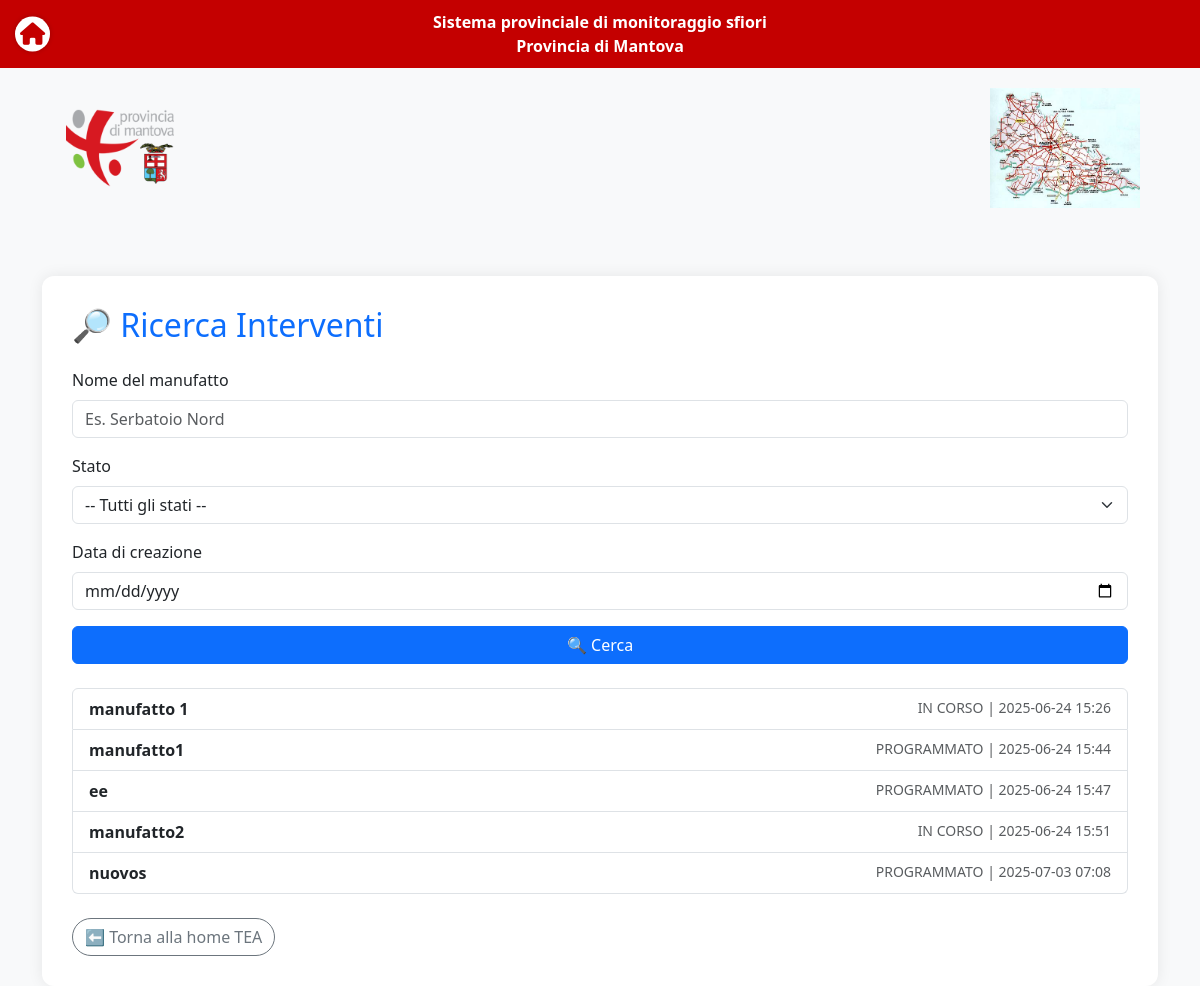
Before: /manufatti/ricerca/ (signed in) with the older database file.
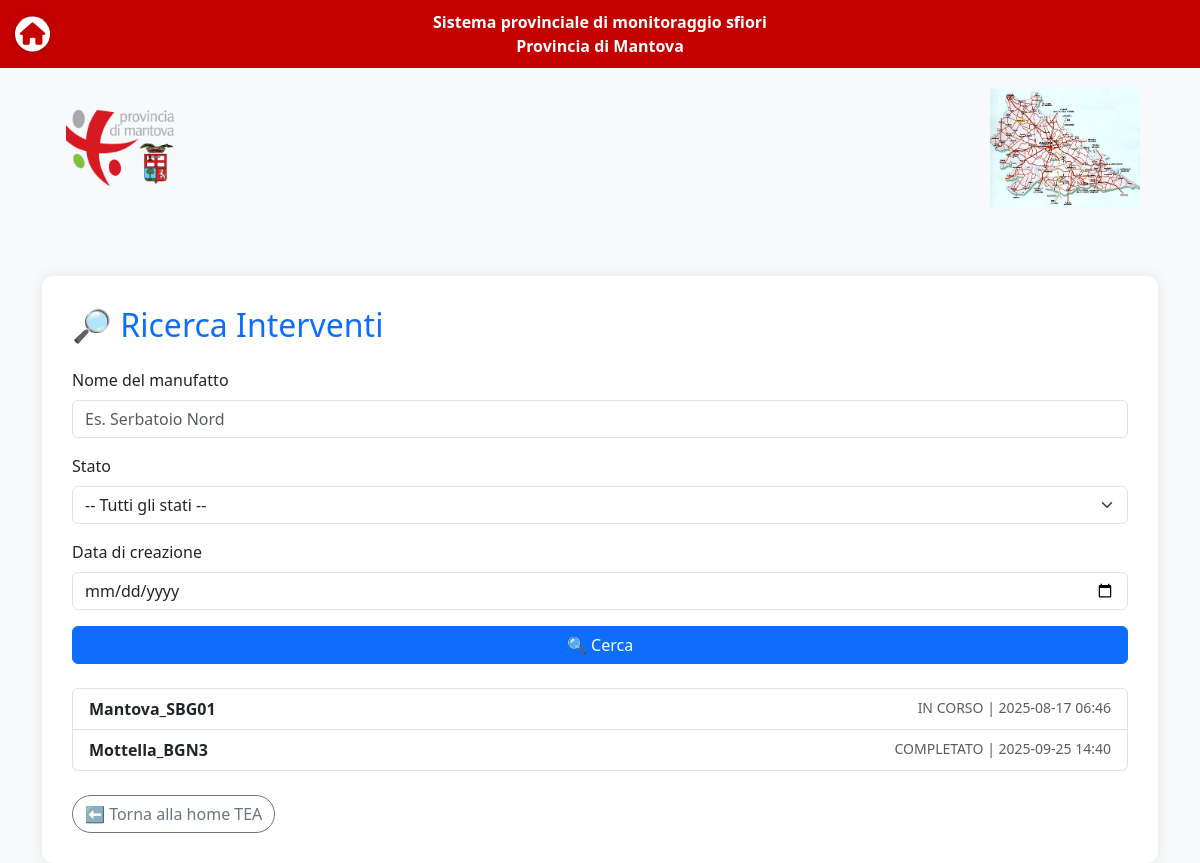
After: the same page with the newer database file.
### manufatti/models.py (models this page shows, shortened)
class Manufatto(models.Model):
    nome = models.CharField(max_length=100)  # Corrisponde a 'Codice' nel CSV
    stato = models.CharField(max_length=50, choices=[
        ('PROGRAMMATO', 'PROGRAMMATO'),
        ('IN CORSO', 'IN CORSO',),
        ('COMPLETATO', 'COMPLETATO')
    ])
    data_creazione = models.DateTimeField(auto_now_add=True)
    comune = models.CharField(max_length=100, null=True, blank=True)
    localita = models.CharField(max_length=100, null=True, blank=True)
    ubicazione = models.CharField(max_length=255, null=True, blank=True)
    depuratore_associato = models.CharField(max_length=255, null=True, blank=True)
    recapito_emissario = models.CharField(max_length=255, null=True, blank=True)
    tipologia_sfioratore = models.CharField(max_length=100, null=True, blank=True)  # 'TIPO'

### manufatti/views.py (the view)
# urls.py: path('ricerca/', views.ricerca_interventi, name='ricerca_interventi'),
@login_required
def ricerca_interventi(request):
    ente_utente = get_user_ente(request.user)
    query = request.GET.get('q', '')
    stato = request.GET.get('stato', '')
    data = request.GET.get('data', '')
    risultati = Manufatto.objects.all()
    if query:
        risultati = risultati.filter(nome__icontains=query)
    if stato:
        risultati = risultati.filter(stato=stato)
    if data:
        risultati = risultati.filter(data_creazione__date=data)
    context = {
        'query': query,
        'stato': stato,
        'data': data,
        'risultati': risultati,
        'ente_utente': ente_utente,
    }
    return render(request, 'manufatti/ricerca_interventi.html', context)

### manufatti/views.py (called while the page is built)
def get_user_ente(user):
    if user.is_authenticated:
        try:
            return user.profilo.ente
        except Profilo.DoesNotExist:
            return 'TEA'
        except AttributeError:
            return 'TEA'
    return 'TEA'

### manufatti/templates/manufatti/ricerca_interventi.html (shortened to what this page needs)
{% extends "accounts/base.html" %}
{% load static %}
{% block content %}
<div class="container mt-5">
    <div class="main-box">
        <h2 class="text-primary mb-4">🔎 Ricerca Interventi</h2>
        <form method="get" class="mb-4">
            <div class="mb-3">
                <label for="q" class="form-label">Nome del manufatto</label>
                <input type="text" name="q" id="q" class="form-control" placeholder="Es. Serbatoio Nord" value="{{ query }}">
            </div>
            <div class="mb-3">
                <label for="stato" class="form-label">Stato</label>
                <select name="stato" id="stato" class="form-select">
                    <option value="">-- Tutti gli stati --</option>
                </select>
            </div>
            <div class="mb-3">
                <label for="data" class="form-label">Data di creazione</label>
                <input type="date" name="data" id="data" class="form-control" value="{{ data }}">
            </div>
            <button type="submit" class="btn btn-primary w-100">🔍 Cerca</button>
        </form>
        {% if risultati %}
            <div class="list-group mt-4">
                {% for m in risultati %}
                    <a href="{% url 'dettaglio_manufatto' m.id %}" class="list-group-item list-group-item-action">
                        <div class="d-flex justify-content-between">
                            <strong>{{ m.nome }}</strong>
                            <span class="text-muted small">{{ m.stato }} | {{ m.data_creazione|date:"Y-m-d H:i" }}</span>
                        </div>
                    </a>
                {% endfor %}
            </div>
        {% else %}
            <div class="alert alert-warning mt-4">Nessun risultato trovato con i criteri inseriti.</div>
        {% endif %}
        {% if ente_utente == 'AATO' %}
            <a href="{% url 'aato' %}" class="btn btn-outline-secondary rounded-pill mt-4">⬅ Torna alla home AATO</a>
        {% else %}
            <a href="{% url 'tea' %}" class="btn btn-outline-secondary rounded-pill mt-4">⬅ Torna alla home TEA</a>
        {% endif %}
    </div>
</div>
{% endblock %}

### accounts/templates/accounts/base.html (shortened to what this page needs)
{% load static %}
<!DOCTYPE html>
<html lang="it">
<head>
    <link href="https://cdn.jsdelivr.net/npm/bootstrap@5.3.0/dist/css/bootstrap.min.css" rel="stylesheet">
    <link rel="stylesheet" href="https://cdnjs.cloudflare.com/ajax/libs/font-awesome/6.5.0/css/all.min.css">
</head>
<body>
    <div class="header">
        {% if ente_utente %}
            {% if ente_utente == 'AATO' %}
                <a href="{% url 'aato' %}" class="btn-home" title="Home AATO">
                    <i class="fas fa-home"></i>
                </a>
            {% else %}
                 <a href="{% url 'tea' %}" class="btn-home" title="Home Tea">
                    <i class="fas fa-home"></i>
                </a>
            {% endif %}
        {% endif %}
        Sistema provinciale di monitoraggio sfiori<br>Provincia di Mantova
    </div>
    <div class="logo-top">
        <img src="{% static 'provincia_mantova.png' %}" alt="Logo Provincia">
        <img src="{% static 'mappa.jpg' %}" alt="Mappa Mantova" width="150">
    </div>
    {% block content %}{% endblock %}
</body>
</html>

### accounts/templates/accounts/base.html (style rules this page uses)
body { background-color: #f8f9fa; }
.header { background-color: #c40000; color: white; padding: 10px 0; text-align: center; font-weight: bold; position: relative; }
.logo-top { display: flex; justify-content: space-between; align-items: center; padding: 20px 60px; }
.logo-top img { height: 120px; }
.btn-home { position: absolute; top: 50%; left: 15px; transform: translateY(-50%); background: white; color: #c40000; font-size: 1.4rem; text-decoration: none; border-radius: 50%; width: 35px; height: 35px; display: flex; align-items: center; justify-content: center; font-weight: bold; box-shadow: 0 0 5px rgba(0, 0, 0, 0.2); }

### manufatti/templates/manufatti/ricerca_interventi.html (style rules this page uses)
.main-box { background: white; border-radius: 12px; padding: 30px; box-shadow: 0 0 15px rgba(0, 0, 0, 0.08); animation: slideInDown 0.5s ease-out; }

Changed rows visible on the page:
removed Manufatto: nome "manufatto1", stato "PROGRAMMATO", data_creazione "2025-06-24 15:44"
removed Manufatto: nome "ee", stato "PROGRAMMATO", data_creazione "2025-06-24 15:47"
removed Manufatto: nome "manufatto2", stato "IN CORSO", data_creazione "2025-06-24 15:51"
removed Manufatto: nome "nuovos", stato "PROGRAMMATO", data_creazione "2025-07-03 07:08"
changed Manufatto "IN CORSO": nome "manufatto 1" → "Mantova_SBG01"; data_creazione "2025-06-24 15:26" → "2025-08-17 06:46"
added Manufatto: nome "Mottella_BGN3", stato "COMPLETATO", data_creazione "2025-09-25 14:40"
